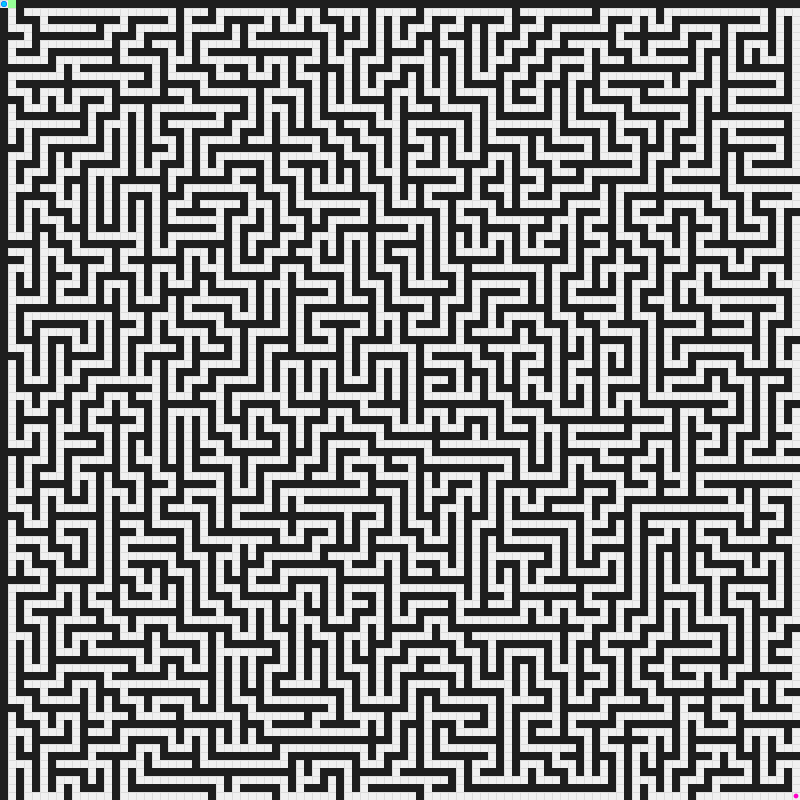
Frame 1 (no input)
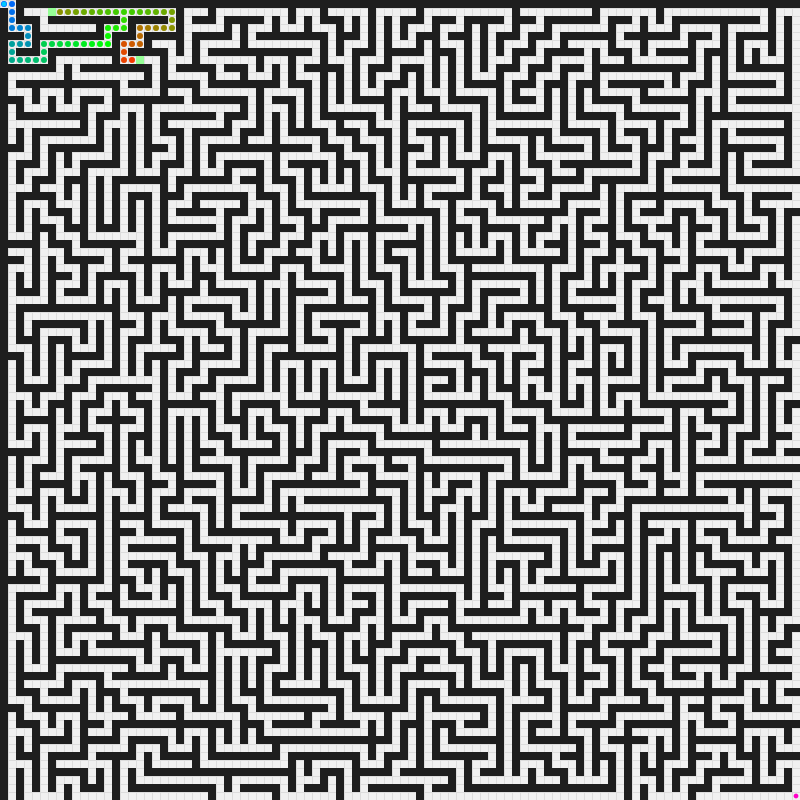
Frame 60 (the mouse pressed at the canvas centre just before this capture)
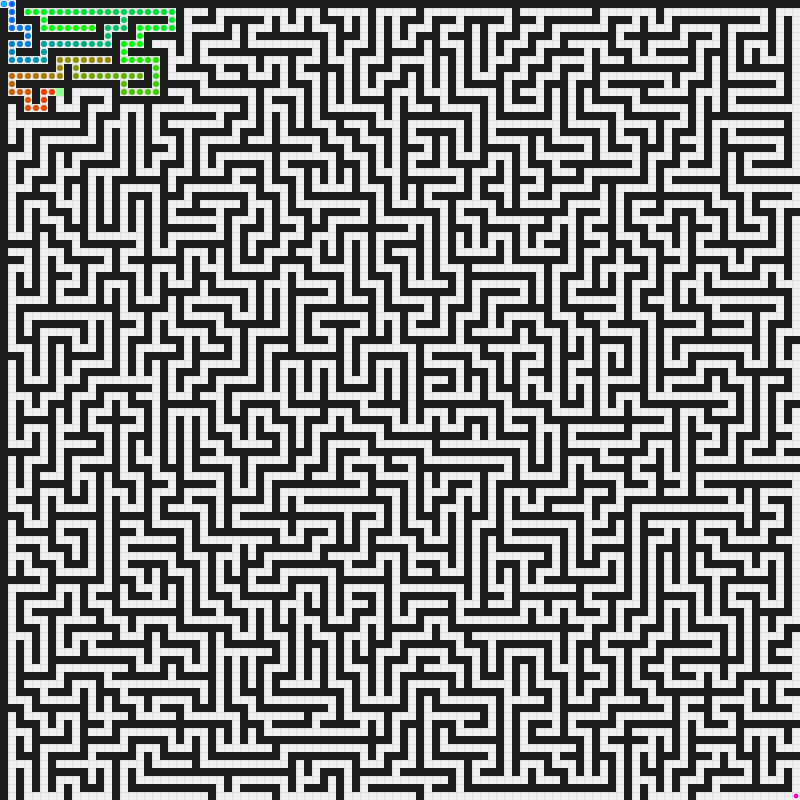
Frame 120 (the mouse held since frame 60 and released just before this capture)

The Processing sketch that drew these frames (run headless with seeded random() and noise(); from frame 60 on, the mouse is pressed at the canvas centre):

// Processing sketch: AStarMaze
// ── AStarMaze.pde

final int cols = 100;
final int rows = 100;
final int cellSize = 8;

Spot[][] grid = new Spot[cols][rows];
ArrayList<Spot> openSet = new ArrayList<Spot>();
ArrayList<Spot> closedSet = new ArrayList<Spot>();
ArrayList<Spot> path = new ArrayList<Spot>();

Spot start, end;

float maxG = 1;
PGraphics staticLayer;
color[] heatmapColors = new color[256];

void settings() {
  size(cols * cellSize, rows * cellSize);
  smooth(8);
}

void setup() {
  frameRate(144);
  staticLayer = createGraphics(width, height);

  // Init grid
  for (int i = 0; i < cols; i++) {
    for (int j = 0; j < rows; j++) {
      grid[i][j] = new Spot(i, j);
    }
  }

  for (int i = 0; i < cols; i++) {
    for (int j = 0; j < rows; j++) {
      grid[i][j].addNeighbours(grid);
    }
  }

  generateSolvableMaze();

  // Start/end
  start = grid[0][0];
  end = grid[cols - 1][rows - 1];
  openSet.add(start);

  // Build static grid
  staticLayer.beginDraw();
  staticLayer.background(240);
  staticLayer.stroke(220);
  for (int i = 0; i <= cols; i++) staticLayer.line(i * cellSize, 0, i * cellSize, height);
  for (int j = 0; j <= rows; j++) staticLayer.line(0, j * cellSize, width, j * cellSize);
  for (int i = 0; i < cols; i++) {
    for (int j = 0; j < rows; j++) {
      if (grid[i][j].wall) {
        staticLayer.fill(30);
        staticLayer.noStroke();
        staticLayer.rect(i * cellSize, j * cellSize, cellSize, cellSize);
      }
    }
  }
  staticLayer.endDraw();

  buildHeatmap();
}

void draw() {
  image(staticLayer, 0, 0);

  if (openSet.size() > 0) {
    Spot current = getLowestF(openSet);
    if (current == end) {
      reconstructPath(current);
      noLoop();
    }

    openSet.remove(current);
    closedSet.add(current);

    for (Spot neighbor : current.neighbours) {
      if (!closedSet.contains(neighbor) && !neighbor.wall) {
        float tempG = current.g + 1;
        if (!openSet.contains(neighbor)) openSet.add(neighbor);
        if (tempG < neighbor.g || neighbor.g == 0) {
          neighbor.g = tempG;
          neighbor.h = dist(neighbor.i, neighbor.j, end.i, end.j);
          neighbor.f = neighbor.g + neighbor.h;
          neighbor.previous = current;
          if (neighbor.g > maxG) maxG = neighbor.g;
        }
      }
    }
  } else {
    println("No path found");
    noLoop();
  }

  noStroke();
  for (Spot s : closedSet) {
    int index = int(constrain(s.g / maxG * 255, 0, 255));
    color tileColor = heatmapColors[index];
    s.drawTile(tileColor, false);  // use your custom drawTile() method
  }


  fill(150, 255, 150);
  for (Spot s : openSet) rect(s.i * cellSize, s.j * cellSize, cellSize, cellSize);

  if (path.size() > 0) {
    float pulse = sin(frameCount * 0.1) * 0.5 + 0.5;
    stroke(255, 0, 200, 150 + pulse * 100);
    strokeWeight(2 + pulse * 2);
    noFill();
    beginShape();
    for (Spot s : path) vertex(s.i * cellSize + cellSize / 2, s.j * cellSize + cellSize / 2);
    endShape();
  }

  fill(0, 200, 255); noStroke();
  ellipse(start.i * cellSize + cellSize/2, start.j * cellSize + cellSize/2, cellSize * 0.6, cellSize * 0.6);
  fill(255, 0, 200);
  ellipse(end.i * cellSize + cellSize/2, end.j * cellSize + cellSize/2, cellSize * 0.6, cellSize * 0.6);
}

void generateSolvableMaze() {
  for (int i = 0; i < cols; i++) {
    for (int j = 0; j < rows; j++) {
      grid[i][j].wall = true;
    }
  }

  ArrayList<Spot> stack = new ArrayList<Spot>();
  Spot[][] cells = new Spot[cols / 2][rows / 2];

  for (int x = 0; x < cols / 2; x++) {
    for (int y = 0; y < rows / 2; y++) {
      cells[x][y] = grid[x * 2 + 1][y * 2 + 1];
      cells[x][y].wall = false;
    }
  }

  Spot current = cells[0][0];
  boolean[][] visited = new boolean[cols / 2][rows / 2];
  visited[0][0] = true;

  stack.add(current);

  while (!stack.isEmpty()) {
    current = stack.get(stack.size() - 1);
    int cx = current.i / 2;
    int cy = current.j / 2;

    ArrayList<PVector> unvisited = new ArrayList<PVector>();
    if (cx > 0 && !visited[cx - 1][cy]) unvisited.add(new PVector(cx - 1, cy));
    if (cx < cols / 2 - 1 && !visited[cx + 1][cy]) unvisited.add(new PVector(cx + 1, cy));
    if (cy > 0 && !visited[cx][cy - 1]) unvisited.add(new PVector(cx, cy - 1));
    if (cy < rows / 2 - 1 && !visited[cx][cy + 1]) unvisited.add(new PVector(cx, cy + 1));

    if (unvisited.size() > 0) {
      PVector next = unvisited.get(int(random(unvisited.size())));
      int nx = int(next.x);
      int ny = int(next.y);

      int wallX = current.i + (nx - cx);
      int wallY = current.j + (ny - cy);
      grid[wallX][wallY].wall = false;

      visited[nx][ny] = true;
      stack.add(cells[nx][ny]);
    } else {
      stack.remove(stack.size() - 1);
    }
  }

  grid[0][0].wall = false;
  grid[1][0].wall = false;
  grid[cols - 1][rows - 1].wall = false;
  grid[cols - 2][rows - 1].wall = false;
}

void buildHeatmap() {
  for (int i = 0; i < 256; i++) {
    float t = i / 255.0;
    if (t < 0.5) {
      heatmapColors[i] = lerpColor(color(0, 100, 255), color(0, 255, 0), t * 2);  // Blue to Green
    } else {
      heatmapColors[i] = lerpColor(color(0, 255, 0), color(255, 50, 0), (t - 0.5) * 2);  // Green to Red
    }
  }
}

void reconstructPath(Spot current) {
  path.clear();
  Spot temp = current;
  path.add(temp);
  while (temp.previous != null) {
    path.add(temp.previous);
    temp = temp.previous;
  }
}

Spot getLowestF(ArrayList<Spot> list) {
  Spot best = list.get(0);
  for (Spot s : list) {
    if (s.f < best.f) best = s;
  }
  return best;
}

class Spot {
  int i, j;
  float f = 0, g = 0, h = 0;
  boolean wall = false;
  Spot previous = null;
  ArrayList<Spot> neighbours = new ArrayList<Spot>();

  Spot(int i, int j) {
    this.i = i;
    this.j = j;
  }

  void addNeighbours(Spot[][] grid) {
    if (i < cols - 1) neighbours.add(grid[i + 1][j]);
    if (i > 0) neighbours.add(grid[i - 1][j]);
    if (j < rows - 1) neighbours.add(grid[i][j + 1]);
    if (j > 0) neighbours.add(grid[i][j - 1]);
  }
  
  void drawTile(color col, boolean isWall) {
    if (isWall) {
      fill(30);
      noStroke();
      rect(i * cellSize, j * cellSize, cellSize, cellSize);
    } else {
      fill(col);
      noStroke();
      rect(i * cellSize + 1, j * cellSize + 1, cellSize - 2, cellSize - 2, 3);
    }
}
}
